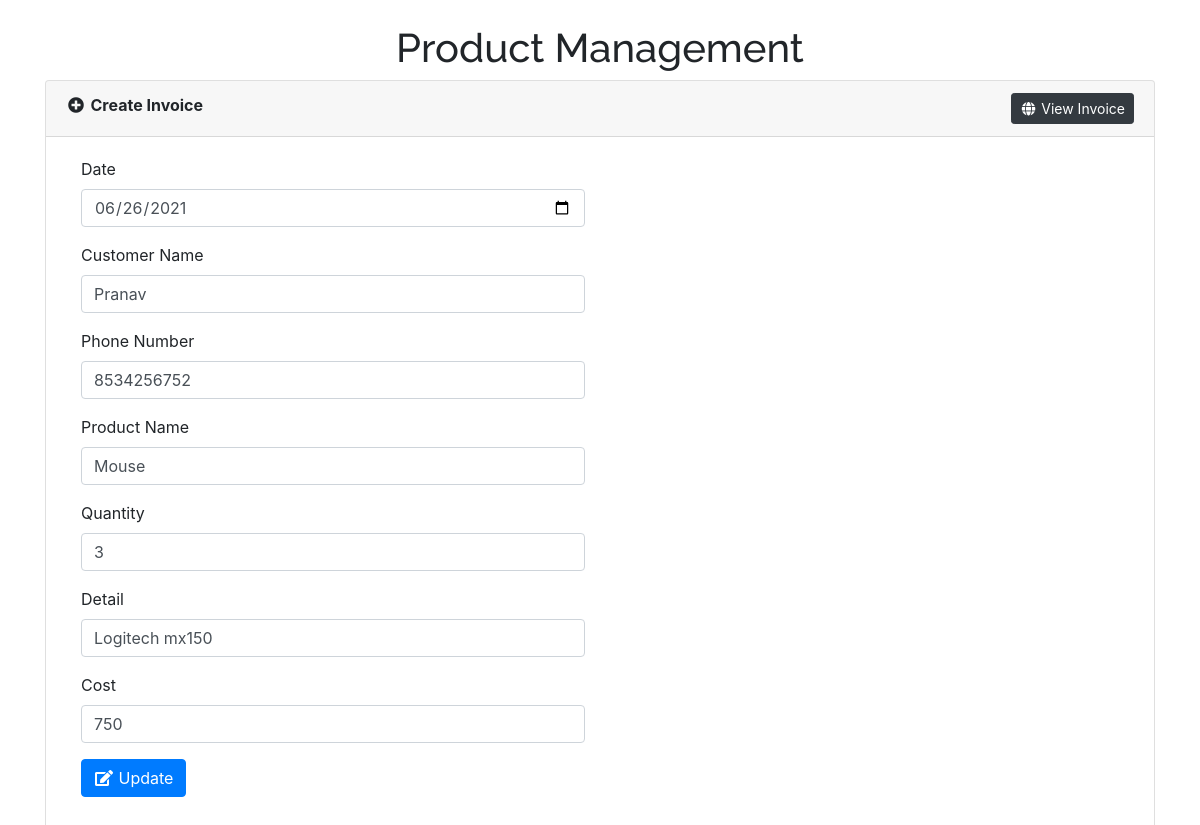
The app's page /edit-record.php?editId=16 with its own data.
### tables this page shows
CREATE TABLE `users` (
  `id` int(11) NOT NULL,
  `date` date NOT NULL,
  `cname` varchar(30) NOT NULL,
  `cphone` varchar(24) NOT NULL,
  `pname` varchar(30) NOT NULL,
  `qty` int(11) NOT NULL,
  `detail` varchar(500) NOT NULL,
  `cost` bigint(20) NOT NULL,
  `dt` timestamp NOT NULL DEFAULT current_timestamp(),
  `created_by` int(11) NOT NULL
);

### include/Database.php (called while the page is built, shortened)
<?php
class Database{
    protected $pdo;
    public function __construct(\PDO $pdo)
    {
        $this->pdo = $pdo;
        $this->pdo->setAttribute(\PDO::ATTR_ERRMODE, \PDO::ERRMODE_EXCEPTION);
    }
    public function getAllRecords($tableName, $fields='*', $cond='', $orderBy='', $limit='')
    {
        $stmt = $this->pdo->prepare("SELECT $fields FROM $tableName WHERE 1 ".$cond." ".$orderBy." ".$limit);
        $stmt->execute();
        $rows = $stmt->fetchAll(PDO::FETCH_ASSOC);
        return $rows;
    }
}
?>

### config.php (called while the page is built, shortened)
<?php
include_once('include/Database.php');
$dsn	= 	"mysql:dbname=".SS_DB_NAME.";host=".SS_DB_HOST."";
$pdo	=	"";
try {
	$pdo = new PDO($dsn, SS_DB_USER, SS_DB_PASSWORD);
}catch (PDOException $e) {
	echo "Connection failed: " . $e->getMessage();
}
$db 	=	new Database($pdo);
?>

### edit-record.php (the view, shortened to what this page needs)
<?php
include_once('config.php');
if(isset($_REQUEST['editId']) and $_REQUEST['editId']!=""){
	$row	=	$db->getAllRecords('users','*',' AND id="'.$_REQUEST['editId'].'"');
}
?>
<!doctype html>
<html>
<head>
    <link rel="stylesheet" href="https://stackpath.bootstrapcdn.com/bootstrap/4.2.1/css/bootstrap.min.css">
    <link rel="stylesheet" href="https://use.fontawesome.com/releases/v5.6.3/css/all.css">
</head>
<body>
   	<div class="container">
		<h1 style="font-family: 'Raleway', sans-serif; text-align: center;">Product Management</h1>
		<div class="card">
			<div class="card-header"><i class="fa fa-fw fa-plus-circle"></i> <strong>Create Invoice</strong> <a href="index.php" class="float-right btn btn-dark btn-sm"><i class="fa fa-fw fa-globe"></i> View Invoice</a></div>
			<div class="card-body">
				<div class="col-sm-6">
					<form method="post">
						<div class="form-group">
							<label>Date</label>
							<input type="date" name="date" id="date" class="form-control" value="<?php echo $row[0]['date']; ?>" placeholder="Enter Date" required>
						</div>
						<div class="form-group">
							<label>Customer Name</span></label>
							<input type="text" name="cname" id="cname" class="form-control" value="<?php echo $row[0]['cname']; ?>" placeholder="Enter Customer Name" required>
						</div>
						<div class="form-group">
							<label>Phone Number</span></label>
							<input type="tel"  x-autocompletetype="tel" class="tel form-control" pattern="^\d{10}$" title="Please Enter Valid Phone Number." name="cphone" id="cphone" maxlength="10" class="form-control" value="<?php echo $row[0]['cphone']; ?>" placeholder="Enter Phone Number" required>
						</div>
						<div class="form-group">
							<label>Product Name</span></label>
							<input type="text" name="pname" id="pname" class="form-control" value="<?php echo $row[0]['pname']; ?>" placeholder="Enter Prouct Name" required>
						</div>
						<div class="form-group">
							<label>Quantity</span></label>
							<input type="number" name="qty" min="1" id="qty" class="form-control" value="<?php echo $row[0]['qty']; ?>" placeholder="Enter Quantity" required>
						</div>
						<div class="form-group">
							<label>Detail</span></label>
							<input type="text" name="detail" id="detail" class="form-control" value="<?php echo $row[0]['detail']; ?>" placeholder="Enter Detail" required>
						</div>
						<div class="form-group">
							<label>Cost</span></label>
							<input type="text" min="1" name="cost" id="cost" maxlength="12" class="form-control" value="<?php echo $row[0]['cost']; ?>" placeholder="Enter Total Cost" required>
						</div>
						<div class="form-group">
							<button type="submit" name="submit" value="submit" id="submit" class="btn btn-primary"><i class="fa fa-fw fa-edit"></i> Update</button>
						</div>
					</form>
				</div>
			</div>
		</div>
	</div>
</body>
</html>

### records on screen
users: date "06/26/2021", cname "Pranav", cphone "8534256752", pname "Mouse", qty "3", detail "Logitech mx150", cost "750"
